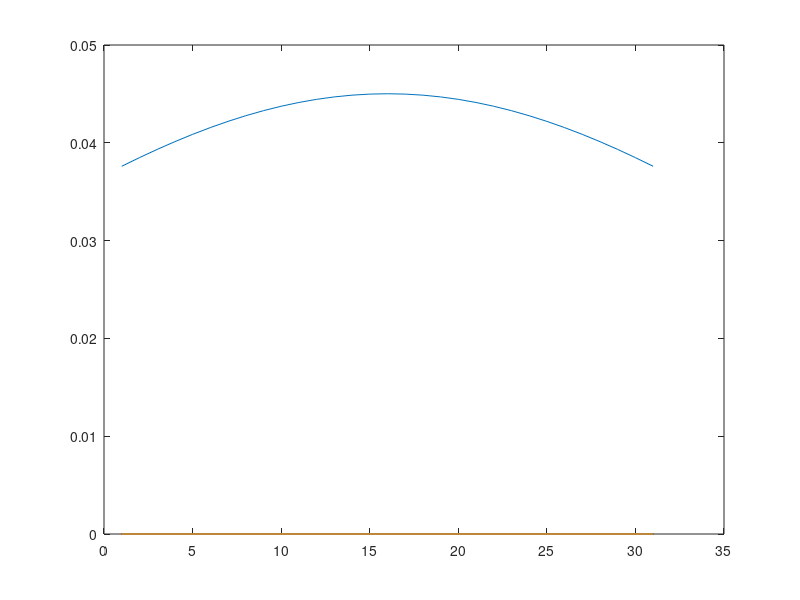

This figure's MATLAB source:
close all;

N = 100;
sigma = 0.05 * N;


kernel_extent = 3;

kernel_size = ceil(sigma * kernel_extent)

gauss_kernel = zeros(2 * kernel_size + 1);

for i = 1:size(gauss_kernel,1)
  
  ker_t = kernel_extent * (i - kernel_size - 1)/kernel_size;
 
  gauss_kernel(i) = 1/(sigma * sqrt(2) * pi ) * exp(- ker_t^2/(2 * sigma^2));
end


plot(gauss_kernel);

return;

initial = [0:1/(N-1):1];
final = [1:-1/(N-1):0];

% G = repmat(row, M, 1);


imagesc(initial);
colormap('gray');
figure;
imagesc(final);
colormap('gray');


